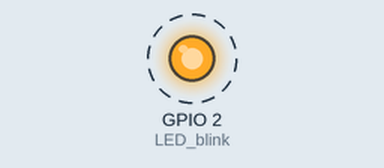
Recording of a sketch running on a simulated ESP8266 (NodeMCU). Shown: output pins drawn as LEDs (lit = HIGH). Dashed ring = blinking. WiFi joins after 1.5 s; servers stay silent unless stated; what the sketch prints to the serial monitor is not drawn.

Above: at 2.0 s.
Timing chart, 0 to 4.8 s (numbered marks = the images above):
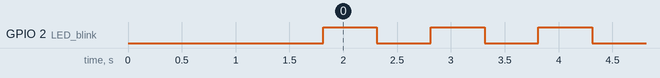

The sketch:

actualiza_OTA.ino
```cpp
#include <ESP8266WiFi.h>
#include <ESP8266httpUpdate.h>

// datos para actualización   >>>> SUSTITUIR IP <<<<<
#define HTTP_OTA_ADDRESS      F("172.16.53.###")         // Address of OTA update server
#define HTTP_OTA_PATH         F("/esp8266-ota/update") // Path to update firmware
#define HTTP_OTA_PORT         1880                     // Port of update server
                                                       // Name of firmware
#define HTTP_OTA_VERSION      String(__FILE__).substring(String(__FILE__).lastIndexOf('\\')+1) + ".nodemcu"

const char* ssid = "infind";
const char* password = "1518wifi";

// GPIOs
int LED_blink= 2;
int LED_OTA = 16;
// funciones para progreso de OTA
void progreso_OTA(int,int);
void final_OTA();
void inicio_OTA();
void error_OTA(int);

//-----------------------------------------------------
void intenta_OTA()
{
  Serial.println( "--------------------------" );
  Serial.println( "Comprobando actualización:" );
  Serial.print(HTTP_OTA_ADDRESS);Serial.print(":");Serial.print(HTTP_OTA_PORT);Serial.println(HTTP_OTA_PATH);
  Serial.println( "--------------------------" );
  ESPhttpUpdate.setLedPin(LED_OTA, LOW);
  ESPhttpUpdate.onStart(inicio_OTA);
  ESPhttpUpdate.onError(error_OTA);
  ESPhttpUpdate.onProgress(progreso_OTA);
  ESPhttpUpdate.onEnd(final_OTA);
  WiFiClient wClient;
  switch(ESPhttpUpdate.update(wClient, HTTP_OTA_ADDRESS, HTTP_OTA_PORT, HTTP_OTA_PATH, HTTP_OTA_VERSION)) {
    case HTTP_UPDATE_FAILED:
      Serial.printf(" HTTP update failed: Error (%d): %s\n", ESPhttpUpdate.getLastError(), ESPhttpUpdate.getLastErrorString().c_str());
      break;
    case HTTP_UPDATE_NO_UPDATES:
      Serial.println(F(" El dispositivo ya está actualizado"));
      break;
    case HTTP_UPDATE_OK:
      Serial.println(F(" OK"));
      break;
    }
}

//-----------------------------------------------------
void final_OTA()
{
  Serial.println("Fin OTA. Reiniciando...");
}

void inicio_OTA()
{
  Serial.println("Nuevo Firmware encontrado. Actualizando...");
}

void error_OTA(int e)
{
  char cadena[64];
  snprintf(cadena,64,"ERROR: %d",e);
  Serial.println(cadena);
}

void progreso_OTA(int x, int todo)
{
  char cadena[256];
  int progress=(int)((x*100)/todo);
  if(progress%10==0)
  {
    snprintf(cadena,256,"Progreso: %d%% - %dK de %dK",progress,x/1024,todo/1024);
    Serial.println(cadena);
  }
}

//-----------------------------------------------------
void conecta_wifi() {
  Serial.printf("\nConnecting to %s:\n", ssid);

  WiFi.mode(WIFI_STA);
  WiFi.begin(ssid, password);

  while (WiFi.status() != WL_CONNECTED) {
    delay(200);
    Serial.print(".");
  }
  Serial.printf("\nWiFi connected, IP address: %s\n", WiFi.localIP().toString().c_str());
}

//-----------------------------------------------------
void setup() {
  Serial.begin(115200);
  pinMode(LED_blink, OUTPUT);     // Initialize the LED_BUILTIN pin as an output
  digitalWrite(LED_blink, LOW);   // LED on
  conecta_wifi();
  intenta_OTA();
}

//-----------------------------------------------------
unsigned long ultimo = 0;

// the loop function runs over and over again forever
void loop()
{
	if (millis()-ultimo >= 500)
	{
		ultimo = millis();
		digitalWrite(2, !digitalRead(2));   // Toggle the LED
	}
}
```

Measured:
- by itself, GPIO 2 (LED_blink): alternates HIGH for 0.50 s and LOW for 0.50 s
